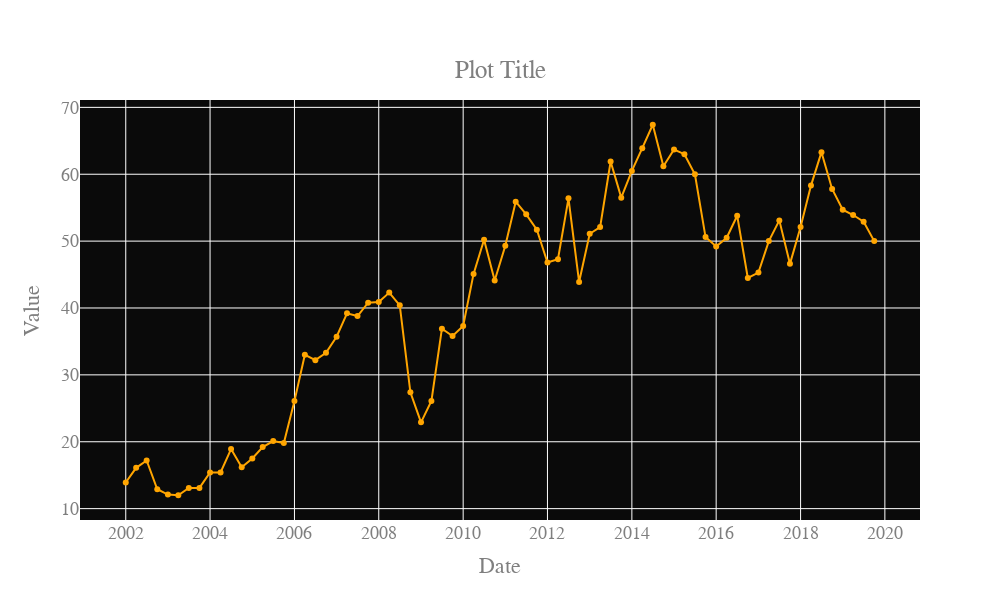

The notebook cell this image was saved under:
### Code cell
#df = px.data.gapminder().query("continent=='Oceania'")
x = SG['date']
y = SG['value']
fig = go.Figure(go.Scatter(x = x, y = y, mode = 'lines+markers', line_color = 'orange'))

#define the chart look
fig.update_layout(width = 1000,
                  height = 600,
                  plot_bgcolor = 'rgb(10,10,10)',
                  title = {
                      'text': "Plot Title",
                      'y':0.9,
                      'x':0.5,
                      'xanchor': 'center',
                      'yanchor': 'top'},
                  xaxis_title = "Date",
                  yaxis_title = "Value",
                  font = dict(
                      family = "Helvetica Neue, Bold",
                      size = 18,
                      color = "#7f7f7f")
                  )
#configure the appearance of the bar
config = {'displaylogo': False}
fig.show(config=config)

### Figure 1 — Plotly figure (JSON) as saved in the notebook; plotly's stock layout.template omitted (floating-point values rounded to 4 significant figures)
{"data": [{"line": {"color": "orange"}, "mode": "lines+markers", "type": "scatter", "x": ["2019-10-01T00:00:00", "2019-07-01T00:00:00", "2019-04-01T00:00:00", "2019-01-01T00:00:00", "2018-10-01T00:00:00", "2018-07-01T00:00:00", "2018-04-01T00:00:00", "2018-01-01T00:00:00", "2017-10-01T00:00:00", "2017-07-01T00:00:00", "2017-04-01T00:00:00", "2017-01-01T00:00:00", "2016-10-01T00:00:00", "2016-07-01T00:00:00", "2016-04-01T00:00:00", "2016-01-01T00:00:00", "2015-10-01T00:00:00", "2015-07-01T00:00:00", "2015-04-01T00:00:00", "2015-01-01T00:00:00", "2014-10-01T00:00:00", "2014-07-01T00:00:00", "2014-04-01T00:00:00", "2014-01-01T00:00:00", "2013-10-01T00:00:00", "2013-07-01T00:00:00", "2013-04-01T00:00:00", "2013-01-01T00:00:00", "2012-10-01T00:00:00", "2012-07-01T00:00:00", "2012-04-01T00:00:00", "2012-01-01T00:00:00", "2011-10-01T00:00:00", "2011-07-01T00:00:00", "2011-04-01T00:00:00", "2011-01-01T00:00:00", "2010-10-01T00:00:00", "2010-07-01T00:00:00", "2010-04-01T00:00:00", "2010-01-01T00:00:00", "2009-10-01T00:00:00", "2009-07-01T00:00:00", "2009-04-01T00:00:00", "2009-01-01T00:00:00", "2008-10-01T00:00:00", "2008-07-01T00:00:00", "2008-04-01T00:00:00", "2008-01-01T00:00:00", "2007-10-01T00:00:00", "2007-07-01T00:00:00", "2007-04-01T00:00:00", "2007-01-01T00:00:00", "2006-10-01T00:00:00", "2006-07-01T00:00:00", "2006-04-01T00:00:00", "2006-01-01T00:00:00", "2005-10-01T00:00:00", "2005-07-01T00:00:00", "2005-04-01T00:00:00", "2005-01-01T00:00:00", "2004-10-01T00:00:00", "2004-07-01T00:00:00", "2004-04-01T00:00:00", "2004-01-01T00:00:00", "2003-10-01T00:00:00", "2003-07-01T00:00:00", "2003-04-01T00:00:00", "2003-01-01T00:00:00", "2002-10-01T00:00:00", "2002-07-01T00:00:00", "2002-04-01T00:00:00", "2002-01-01T00:00:00"], "y": [50, 52.9, 53.9, 54.7, 57.8, 63.3, 58.3, 52.1, 46.6, 53.1, 50, 45.3, 44.5, 53.8, 50.5, 49.2, 50.6, 60, 63, 63.7, 61.2, 67.4, 63.9, 60.5, 56.5, 61.9, 52.1, 51.1, 43.9, 56.4, 47.3, 46.8, 51.7, 54, 55.9, 49.3, 44.1, 50.2, 45.1, 37.3, 35.8, 36.9, 26.1, 22.9, 27.4, 40.4, 42.3, 40.9, 40.8, 38.8, 39.2, 35.7, 33.3, 32.2, 33, 26.1, 19.8, 20.1, 19.2, 17.5, 16.2, 18.9, 15.4, 15.4, 13.1, 13.1, 12, 12.1, 12.9, 17.2, 16.1, 13.9]}], "layout": {"font": {"color": "#7f7f7f", "family": "Helvetica Neue, Bold", "size": 18}, "height": 600, "plot_bgcolor": "rgb(10,10,10)", "title": {"text": "Plot Title", "x": 0.5, "xanchor": "center", "y": 0.9, "yanchor": "top"}, "width": 1000, "xaxis": {"title": {"text": "Date"}}, "yaxis": {"title": {"text": "Value"}}}}
